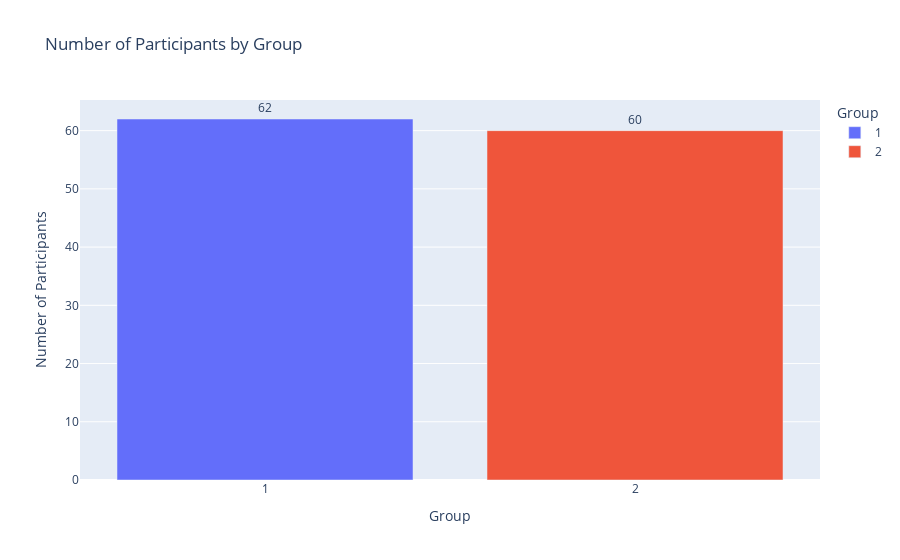

Notebook code for this chart:
### Code cell
# Import necessary libraries
import pandas as pd
import plotly.express as px

# Load the CSV data assuming 'data.csv' is your filename
data = pd.read_csv('122.csv')

# Step 1: Drop the first row (index 0 since we count from 0)
data = data.drop(index=0).reset_index(drop=True)
data = data.drop(index=0).reset_index(drop=True)

# Task 1: Count the number of participants in different groups
group_count = data['Group'].value_counts().reset_index()
group_count.columns = ['Group', 'count']  # Rename columns for clarity

# Create a bar plot for the number of participants by group
fig = px.bar(group_count, x='Group', y='count', color='Group',
             title="Number of Participants by Group",
             labels={"Group": "Group", "count": "Number of Participants"},
             text='count')  # Add values on top of bars

# Update layout to display values on top of bars
fig.update_traces(texttemplate='%{text:.2s}', textposition='outside')
fig.show()

### Figure 1 — Plotly figure (JSON) as saved in the notebook; plotly's stock layout.template omitted (floating-point values rounded to 4 significant figures)
{"data": [{"alignmentgroup": "True", "hovertemplate": "Group=%{x}<br>Number of Participants=%{text}<extra></extra>", "legendgroup": "1", "marker": {"color": "#636efa", "pattern": {"shape": ""}}, "name": "1", "offsetgroup": "1", "orientation": "v", "showlegend": true, "text": [62], "textposition": "outside", "texttemplate": "%{text:.2s}", "type": "bar", "x": ["1"], "xaxis": "x", "y": [62], "yaxis": "y"}, {"alignmentgroup": "True", "hovertemplate": "Group=%{x}<br>Number of Participants=%{text}<extra></extra>", "legendgroup": "2", "marker": {"color": "#EF553B", "pattern": {"shape": ""}}, "name": "2", "offsetgroup": "2", "orientation": "v", "showlegend": true, "text": [60], "textposition": "outside", "texttemplate": "%{text:.2s}", "type": "bar", "x": ["2"], "xaxis": "x", "y": [60], "yaxis": "y"}], "layout": {"barmode": "relative", "legend": {"title": {"text": "Group"}, "tracegroupgap": 0}, "title": {"text": "Number of Participants by Group"}, "xaxis": {"anchor": "y", "categoryarray": ["1", "2"], "categoryorder": "array", "domain": [0, 1], "title": {"text": "Group"}}, "yaxis": {"anchor": "x", "domain": [0, 1], "title": {"text": "Number of Participants"}}}}
